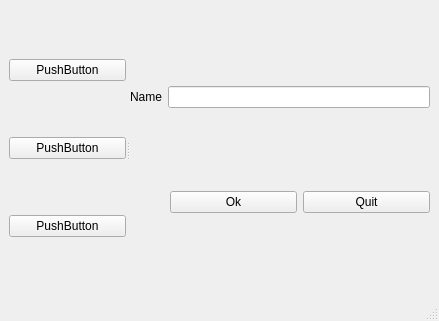
<?xml version="1.0" encoding="UTF-8"?>
<ui version="4.0">
 <class>MainWindow</class>
 <widget class="QMainWindow" name="MainWindow">
  <property name="geometry">
   <rect>
    <x>0</x>
    <y>0</y>
    <width>439</width>
    <height>321</height>
   </rect>
  </property>
  <property name="windowTitle">
   <string>MainWindow</string>
  </property>
  <widget class="QWidget" name="centralwidget">
   <layout class="QHBoxLayout" name="horizontalLayout_3">
    <item>
     <widget class="QSplitter" name="splitter">
      <property name="orientation">
       <enum>Qt::Horizontal</enum>
      </property>
      <widget class="QWidget" name="">
       <layout class="QVBoxLayout" name="verticalLayout_2">
        <item>
         <widget class="QPushButton" name="pushButton_3">
          <property name="text">
           <string>PushButton</string>
          </property>
         </widget>
        </item>
        <item>
         <widget class="QPushButton" name="pushButton_4">
          <property name="text">
           <string>PushButton</string>
          </property>
         </widget>
        </item>
        <item>
         <widget class="QPushButton" name="pushButton_5">
          <property name="text">
           <string>PushButton</string>
          </property>
         </widget>
        </item>
       </layout>
      </widget>
      <widget class="QWidget" name="">
       <layout class="QVBoxLayout" name="verticalLayout">
        <item>
         <layout class="QHBoxLayout" name="horizontalLayout">
          <item>
           <widget class="QLabel" name="label">
            <property name="text">
             <string>Name</string>
            </property>
            <property name="buddy">
             <cstring>lineEdit</cstring>
            </property>
           </widget>
          </item>
          <item>
           <widget class="QLineEdit" name="lineEdit"/>
          </item>
         </layout>
        </item>
        <item>
         <layout class="QHBoxLayout" name="horizontalLayout_2">
          <item>
           <spacer name="horizontalSpacer">
            <property name="orientation">
             <enum>Qt::Horizontal</enum>
            </property>
            <property name="sizeType">
             <enum>QSizePolicy::Preferred</enum>
            </property>
            <property name="sizeHint" stdset="0">
             <size>
              <width>40</width>
              <height>20</height>
             </size>
            </property>
           </spacer>
          </item>
          <item>
           <widget class="QPushButton" name="pushButton">
            <property name="text">
             <string>Ok</string>
            </property>
           </widget>
          </item>
          <item>
           <widget class="QPushButton" name="pushButton_2">
            <property name="text">
             <string>Quit</string>
            </property>
           </widget>
          </item>
         </layout>
        </item>
       </layout>
      </widget>
     </widget>
    </item>
   </layout>
  </widget>
  <widget class="QMenuBar" name="menubar">
   <property name="geometry">
    <rect>
     <x>0</x>
     <y>0</y>
     <width>439</width>
     <height>21</height>
    </rect>
   </property>
  </widget>
  <widget class="QStatusBar" name="statusbar"/>
 </widget>
 <tabstops>
  <tabstop>lineEdit</tabstop>
  <tabstop>pushButton</tabstop>
  <tabstop>pushButton_2</tabstop>
  <tabstop>pushButton_3</tabstop>
  <tabstop>pushButton_4</tabstop>
  <tabstop>pushButton_5</tabstop>
 </tabstops>
 <resources/>
 <connections/>
</ui>
